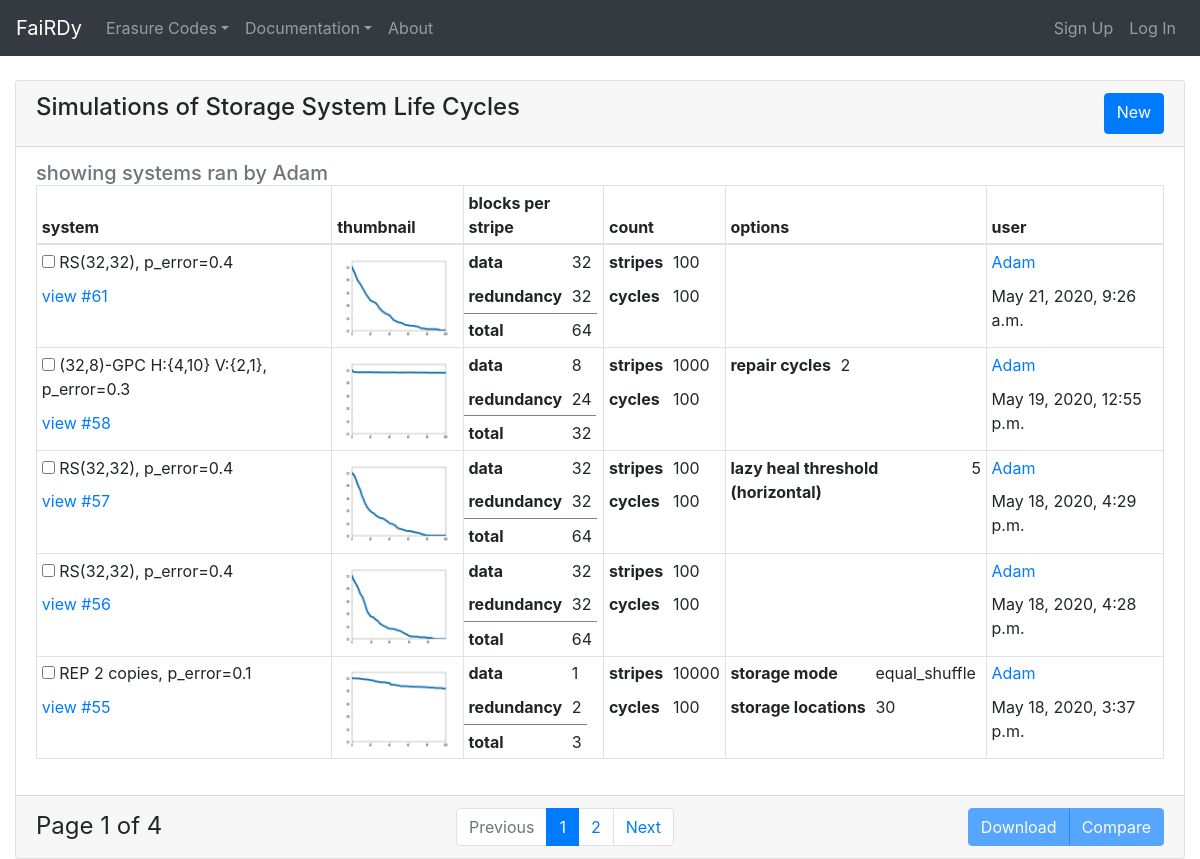
Page /fairdy/index/?username=Adam on the committed database.
### fairdy/models.py (models this page shows, shortened)
class Simulation(models.Model):
    class Codes(models.TextChoices):
        REPLICATION = 'REP'
        REED_SOLOMON = 'RS'
        GENERALIZED_PYRAMID = 'GP'
    class StorageLocationModes(models.TextChoices):
        RANDOM = 'random'
        EQUAL_SHUFFLE = 'equal_shuffle'
        HASH_BLOCK_INDEX = 'hash_block_index'
    code_type = models.CharField(
        'Erasure Code',
        max_length=10,
        choices=Codes.choices
    )
    k_value = models.PositiveIntegerField(
        '(k) data blocks per stripe',
        validators=[MinValueValidator(1)]
    )
    m_value = models.PositiveIntegerField(
        '(m) redundancy blocks per stripe',
        validators=[MinValueValidator(1)]
    )
    n_value = models.PositiveIntegerField(
        '(n) total blocks per stripe',
        validators=[MinValueValidator(1)]
    )
    num_stripes = models.PositiveIntegerField(
        'stripes per simulation',
        validators=[MinValueValidator(1)]
    )
    num_cycles = models.PositiveIntegerField(
        'number of cycles',
        validators=[MinValueValidator(1)]
    )
    p_error = models.FloatField(
        '(p_error) probability of block failure',
        validators=[MinValueValidator(0), MaxValueValidator(1)]
    )
    storage_location_mode = models.CharField(
        max_length=50,
        choices=StorageLocationModes.choices,
        blank=True,
        null=True
    )
    num_storage_locations = models.PositiveIntegerField(
        'Number of storage locations',
        validators=[MinValueValidator(1)]
    )
    lazy_heal_threshold = models.PositiveIntegerField(
        default=1,  # '1' for for eager heal, for GPC sims this field holds the horiz. threshold, vert. is on GPC model
        validators=[MinValueValidator(1)]
    )
    start_time = models.DateTimeField()
    end_time = models.DateTimeField(null=True)
    fairdy_user = models.ForeignKey(
        FairdyUser,
        on_delete=models.SET_NULL,
        null=True
    )
    view_count = models.PositiveIntegerField(default=0, blank=True)
    def __str__(self):
        if self.code_type == self.Codes.REED_SOLOMON:
            return 'RS({},{}), p_error={}'.format(self.k_value, self.m_value, self.p_error)
        elif self.code_type == self.Codes.GENERALIZED_PYRAMID:
            return '({},{})-GPC H:{{{},{}}} V:{{{},{}}}, p_error={}'.format(
                self.n_value,
                self.k_value,
                self.pyramidsimulation.k_horizontal,
                self.pyramidsimulation.m_horizontal,
                self.pyramidsimulation.k_vertical,
                self.pyramidsimulation.m_vertical,
                self.p_error
            )
        elif self.code_type == self.Codes.REPLICATION:
            return 'REP {} copies, p_error={}'.format(self.m_value, self.p_error)
        else:
            self.__str__()
    def num_blocks_in_system(self):
        return self.n_value * self.num_stripes
    def get_thumbnail(self):
        max_cycle_count = self.cycle_set.count()
        y = self.cycle_set.values_list('block_availability_factor', flat=True)
        x = range(0, max_cycle_count)
        pyplot.plot(x, y, linewidth=7)
        pyplot.xlim(0, max_cycle_count - 1)
        pyplot.ylim(0, 1.1)
        buf = BytesIO()
        pyplot.savefig(buf, format='png', dpi=20)
        pyplot.close()
        return base64.b64encode(buf.getvalue()).decode('utf-8').replace('\n', '')

class PyramidSimulation(models.Model):
    simulation = models.OneToOneField(Simulation, on_delete=models.CASCADE)
    num_repair_cycles = models.IntegerField(
        'repair steps per cycle',
        choices=[(1, 1), (2, 2), (3, 3)],
        default=2
    )
    k_horizontal = models.PositiveIntegerField(
        '(k_1) data blocks in horizontal direction',
    )
    m_horizontal = models.PositiveIntegerField(
        '(m_1) redundancy blocks in horizontal direction',
    )
    k_vertical = models.PositiveIntegerField(
        '(k_2) data blocks in vertical direction',
    )
    m_vertical = models.PositiveIntegerField(
        '(m_2) redundancy blocks in vertical direction',
    )
    lazy_heal_threshold_ver = models.PositiveIntegerField(
        default=1,  # default '1' for for eager heal
        validators=[MinValueValidator(1)]
    )

### fairdy/views.py (the view)
# urls.py: path('', index, name='index'),
def index(request, code_type=None):
    if code_type is not None:
        installed_codes = [item.name for item in Simulation.Codes]
        code_type = code_type.upper()
        if code_type not in installed_codes:
            raise Http404()
        else:
            request.code_type = Simulation.Codes[code_type]
            sim_list = Simulation.objects.filter(code_type=request.code_type)
    else:
        sim_list = Simulation.objects.all()
        if 'username' in request.GET:
            fairdy_user = FairdyUser.objects.get(user__username=request.GET['username'])
            sim_list = sim_list.filter(fairdy_user=fairdy_user)
    paginator = Paginator(sim_list.order_by('-id'), 5)
    page_number = request.GET.get('page')
    page_obj = paginator.get_page(page_number)
    return render(request, 'index.html', {'page_obj': page_obj})

### web/context_processors.py (called while the page is built)
def get_installed_codes(request):
    return {
        'installed_codes': Simulation.Codes
    }

### fairdy/templates/index.html (shortened to what this page needs)
{% extends "base.html" %}
{% block content %}
    <div class="row">
        <div class="col">
            {% include 'list.html' %}
        </div>
    </div>
{% endblock %}

### fairdy/templates/list.html (shortened to what this page needs)
{% block content %}
    <div class="card">
        <div class="card-header d-flex justify-content-between">
            <h4 class="card-title">Simulations of Storage System Life Cycles</h4>
            <a class="btn btn-primary" href="{% url 'fairdy:run_simulation' %}{% if request.code_type %}?code_type={{ request.code_type }}{% endif %}">New</a>
        </div>
        <div class="card-body">
            <h5 class="card-subtitle text-muted">
                {% if 'username' in request.GET %}
                    showing systems ran by {{ request.GET.username }}
                {% elif not request.code_type %}
                    showing systems using using all erasure codes
                {% else %}
                    showing systems using {{ request.code_type.label}} erasure codes
                {% endif %}
            </h5>
            <table class="table table-sm table-bordered">
            <thead>
                <tr>
                    <th>system</th>
                    <th>thumbnail</th>
                    <th>blocks per stripe</th>
                    <th>count</th>
                    <th>options</th>
                    <th>user</th>
                </tr>
            </thead>
            <tbody>
            {% for simulation in page_obj %}
                <tr>
                    <td class="internal_cell">
                        <table class="internal_table">
                            <tr><td><input type="checkbox" id="checkboxid_{{ simulation.id }}"> {{ simulation }}</td></tr>
                            <tr><td><a href="{% url 'fairdy:visualize' %}?id={{ simulation.id }}">view #{{ simulation.id }}</a></td></tr>
                        </table>
                    </td>
                    <td>
                        <img class="img-fluid">
                    </td>
                    <td class="internal_cell">
                        <table class="internal_table">
                            <tr><th>data</th><td>{{ simulation.k_value }}</td></tr>
                            <tr><th>redundancy</th><td>{{ simulation.m_value }}</td></tr>
                            <tr style="border-top: 1px solid gray"><th>total</th><td>{{ simulation.n_value }}</td></tr>
                        </table>
                    </td>
                    <td class="internal_cell">
                        <table class="internal_table">
                            <tr><th>stripes</th><td>{{ simulation.num_stripes }}</td></tr>
                            <tr><th>cycles</th><td>{{ simulation.num_cycles }}</td></tr>
                        </table>
                    </td>
                    <td class="internal_cell">
                        <table class="internal_table">
                            {% if simulation.storage_location_mode is not None %}
                            <tr><th>storage mode</th><td>{{ simulation.storage_location_mode }}</td></tr>
                            {% endif %}
                            {% if simulation.num_storage_locations != simulation.num_blocks_in_system %}
                            <tr><th>storage locations</th><td>{{ simulation.num_storage_locations }}</td></tr>
                            {% endif %}
                            {% if simulation.lazy_heal_threshold != 1 %}
                            <tr><th>lazy heal threshold (horizontal)</th><td>{{ simulation.lazy_heal_threshold }}</td></tr>
                            {% endif %}
                            {% if simulation.pyramidsimulation %}
                            <tr><th>repair cycles</th><td>{{ simulation.pyramidsimulation.num_repair_cycles }}</td></tr>
                            {% endif %}
                        </table>
                    </td>
                    <td class="internal_cell">
                        <table class="internal_table">
                            {% with username=simulation.fairdy_user.user.username %}
                            <td><a href="{% url 'fairdy:index' %}?username={{ username }}">{{ username }}</a></td>
                            {% endwith %}
                            <tr><td>{{ simulation.end_time }}</td></tr>
                        </table>
                    </td>
                </tr>
            {% endfor %}
            </tbody>
        </table>
        </div>
        <div class="card-footer d-flex justify-content-between">
            <div class="d-inline-flex">
                <span style="font-size: 1.5em">
                    Page {{ page_obj.number }} of {{ page_obj.paginator.num_pages }}
                </span>
            </div>
            <nav class="d-inline-flex">
                <ul class="pagination m-0 ">
                    {% if page_obj.has_previous %}
                        <li class="page-item">
                            <a class="page-link" href="?page={{ page_obj.previous_page_number }}">Previous</a>
                        </li>
                        <li class="page-item">
                            <a class="page-link" href="?page={{ page_obj.previous_page_number }}">{{ page_obj.previous_page_number }}</a>
                        </li>
                    {% else %}
                        <li class="page-item disabled">
                            <a class="page-link" href="#" tabindex="-1">Previous</a>
                        </li>
                    {% endif %}
                    <li class="page-item active" aria-current="page">
                        <a class="page-link" href="#">{{ page_obj.number }}</a>
                    </li>
                    {% if page_obj.has_next %}
                        <li class="page-item">
                            <a class="page-link" href="?page={{ page_obj.next_page_number }}">{{ page_obj.next_page_number }}</a>
                        </li>
                        <li class="page-item">
                            <a class="page-link" href="?page={{ page_obj.next_page_number }}">Next</a>
                        </li>
                    {% else %}
                        <li class="page-item disabled">
                            <a class="page-link" href="#" tabindex="-1">Next</a>
                        </li>
                    {% endif %}
                </ul>
            </nav>
            <div class="btn-group">
                <a class="btn btn-primary disabled" href="{% url 'fairdy:get_csv' %}" id="download_button">Download</a>
                <a class="btn btn-primary disabled" href="{% url 'fairdy:visualize' %}" id="compare_button">Compare</a>
            </div>
        </div>
    </div>
{% endblock %}

### templates/base.html (style rules this page uses)
body { padding-top: 5rem; }

### fairdy/templates/list.html (style rules this page uses)
.internal_table { border-collapse: collapse; padding: 0; }
.internal_table tr td, .internal_table tr th { border: 0; }
td.internal_cell { padding: 0; }

### rows in the picture
Simulation: code_type+k_value+m_value "RS(32,32), p_error=0.4", id "61", k_value "32", m_value "32", n_value "64", num_stripes "100", num_cycles "100", fairdy_user.user.username "Adam", end_time "May 21, 2020, 9:26 a.m."
Simulation: code_type+n_value+k_value "(32,8)-GPC H:{4,10} V:{2,1}, p_error=0.3", id "58", k_value "8", m_value "24", n_value "32", num_stripes "1000", num_cycles "100", pyramidsimulation.num_repair_cycles "2", fairdy_user.user.username "Adam", end_time "May 19, 2020, 12:55 p.m."
Simulation: code_type+k_value+m_value "RS(32,32), p_error=0.4", id "57", k_value "32", m_value "32", n_value "64", num_stripes "100", num_cycles "100", lazy_heal_threshold "5", fairdy_user.user.username "Adam", end_time "May 18, 2020, 4:29 p.m."
Simulation: code_type+k_value+m_value "RS(32,32), p_error=0.4", id "56", k_value "32", m_value "32", n_value "64", num_stripes "100", num_cycles "100", fairdy_user.user.username "Adam", end_time "May 18, 2020, 4:28 p.m."
Simulation: code_type+m_value+p_error "REP 2 copies, p_error=0.1", id "55", k_value "1", m_value "2", n_value "3", num_stripes "10000", num_cycles "100", storage_location_mode "equal_shuffle", num_storage_locations "30", fairdy_user.user.username "Adam", end_time "May 18, 2020, 3:37 p.m."

### other values in the picture
{{ request.GET.username }} "Adam"
{{ page_obj.number }} "1"
{{ page_obj.paginator.num_pages }} "4"
{{ page_obj.next_page_number }} "2"
